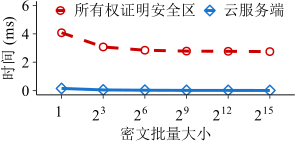

Here is the R script that generated this plot:
library(grid)
library(ggplot2)
library(extrafont)
require(scales)
font_import()
loadfonts()

mywidth=3
myheight=1.5
my_color=c("red3", "dodgerblue3")
my_value=c(1,5,10,15)

abbrev_x <- c(expression(1),expression(2^3), expression(2^6),expression(2^9),expression(2^12),expression(2^15))
#abbrev_x <- c(1,8, 64,512,4096,32768)

if(T){
    x1 <- read.table("expa4_powBatchSize_breakdown_data.txt",header=TRUE)
    # cairo_pdf(file="./expa4_powBatchSize_breakdown.pdf", width=mywidth, height=myheight)
    cairo_pdf(file="./expa4_powBatchSize_breakdown.pdf", width=mywidth, height=myheight)
    x1$Type <- factor(x1$Type, levels=c("Enclave", "Server"),labels=c("所有权证明安全区", "云服务端"))
    ggplot(data=x1, aes(x=as.factor(BatchSize), y=Performance,shape=Type, linetype=Type, colour=Type, group=Type), log= "x") +
    geom_line(size=1)  + 
    geom_point(size=2, stroke=0.75, fill="white") +
    scale_shape_manual(values=c(my_value)) +
    scale_color_manual(values=c(my_color)) + 
    scale_linetype_manual(values=c("dashed","solid"))+ 
    coord_cartesian(ylim=c(0, 6)) +
    scale_y_continuous(breaks=seq(0, 6, 2), labels=format(seq(0, 6, 2), scientific=FALSE)) +
    scale_x_discrete(labels=abbrev_x, breaks=c("0", "3", "6", "9", "12", "15")) + 
    ylab('时间 (ms)') +
    xlab("密文批量大小") +
    theme_bw() +
    theme(
        panel.grid.major=element_blank(), 
        panel.grid.minor=element_blank(),
	    panel.background=element_blank(), 
	    # panel.border=element_rect(size=0.5),
	    panel.border = element_blank(),
	    axis.line=element_line(colour="black", size=0.3),
	    axis.ticks=element_line(size=0.3),
        axis.title.x=element_text(size=11,family="Times New Roman"),
        axis.text.x=element_text(margin=margin(5,0,0,0), hjust=0.8, colour="black", size=11,family="Times New Roman"),
        axis.title.y=element_text(size=11,  hjust=0.5,family="Times New Roman"),
        axis.text.y=element_text(margin=margin(0, 2, 0, 0), colour="black",size=11,family="Times New Roman"),
        legend.title = element_blank(),
        legend.key.size=unit(0.3, "cm"),
        legend.text=element_text(size=11,family="Times New Roman"),
        legend.position=c(0.5,0.9),
        legend.direction="horizontal",
        legend.margin = margin(t = 0, unit='cm'),
        plot.margin=unit(c(0.1,0.1,0.1,0.1), "cm")
    )
}
